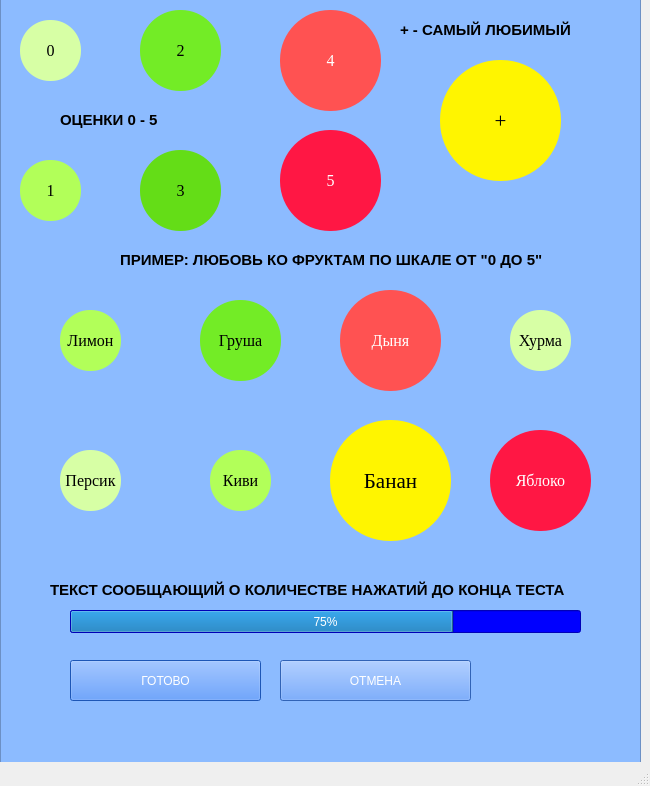
<?xml version="1.0" encoding="UTF-8"?>
<ui version="4.0">
 <class>MainWindow</class>
 <widget class="QMainWindow" name="MainWindow">
  <property name="enabled">
   <bool>true</bool>
  </property>
  <property name="geometry">
   <rect>
    <x>0</x>
    <y>0</y>
    <width>650</width>
    <height>786</height>
   </rect>
  </property>
  <property name="font">
   <font>
    <pointsize>12</pointsize>
   </font>
  </property>
  <property name="acceptDrops">
   <bool>false</bool>
  </property>
  <property name="windowTitle">
   <string>MainWindow</string>
  </property>
  <widget class="QWidget" name="centralwidget">
   <widget class="QFrame" name="frame">
    <property name="enabled">
     <bool>true</bool>
    </property>
    <property name="geometry">
     <rect>
      <x>0</x>
      <y>-20</y>
      <width>641</width>
      <height>811</height>
     </rect>
    </property>
    <property name="visible">
     <bool>true</bool>
    </property>
    <property name="styleSheet">
     <string notr="true">background-color: rgb(140, 187, 255);</string>
    </property>
    <property name="frameShape">
     <enum>QFrame::StyledPanel</enum>
    </property>
    <property name="frameShadow">
     <enum>QFrame::Raised</enum>
    </property>
    <property name="Geometry" stdset="0">
     <rect>
      <x>0</x>
      <y>0</y>
      <width>651</width>
      <height>621</height>
     </rect>
    </property>
    <widget class="QPushButton" name="adore_button">
     <property name="geometry">
      <rect>
       <x>280</x>
       <y>150</y>
       <width>101</width>
       <height>101</height>
      </rect>
     </property>
     <property name="font">
      <font>
       <family>Times New Roman</family>
       <pointsize>12</pointsize>
       <weight>50</weight>
       <italic>false</italic>
       <bold>false</bold>
      </font>
     </property>
     <property name="tabletTracking">
      <bool>false</bool>
     </property>
     <property name="styleSheet">
      <string notr="true">background-color: rgb(255, 23, 68);
color: rgb(255, 255, 255);
font: 12pt &quot;Times New Roman&quot;;
border-radius: 50px 50px;</string>
     </property>
     <property name="text">
      <string>5</string>
     </property>
    </widget>
    <widget class="QPushButton" name="cancel">
     <property name="geometry">
      <rect>
       <x>70</x>
       <y>680</y>
       <width>191</width>
       <height>41</height>
      </rect>
     </property>
     <property name="styleSheet">
      <string notr="true">color: rgb(255, 255, 255);
background-color: rgb(41, 121, 255);</string>
     </property>
     <property name="text">
      <string>ГОТОВО</string>
     </property>
    </widget>
    <widget class="QPushButton" name="Cancel">
     <property name="geometry">
      <rect>
       <x>280</x>
       <y>680</y>
       <width>191</width>
       <height>41</height>
      </rect>
     </property>
     <property name="styleSheet">
      <string notr="true">color: rgb(255, 255, 255);
background-color: rgb(68, 138, 255);
</string>
     </property>
     <property name="text">
      <string>ОТМЕНА</string>
     </property>
    </widget>
    <widget class="QProgressBar" name="progress">
     <property name="geometry">
      <rect>
       <x>70</x>
       <y>630</y>
       <width>511</width>
       <height>23</height>
      </rect>
     </property>
     <property name="styleSheet">
      <string notr="true">background: blue</string>
     </property>
     <property name="value">
      <number>75</number>
     </property>
    </widget>
    <widget class="QPushButton" name="usua_butto_0">
     <property name="geometry">
      <rect>
       <x>20</x>
       <y>40</y>
       <width>61</width>
       <height>61</height>
      </rect>
     </property>
     <property name="font">
      <font>
       <family>Times New Roman</family>
       <pointsize>12</pointsize>
       <weight>50</weight>
       <italic>false</italic>
       <bold>false</bold>
      </font>
     </property>
     <property name="tabletTracking">
      <bool>false</bool>
     </property>
     <property name="styleSheet">
      <string notr="true">background-color: rgb(215, 255, 165);
color: rgb(0, 0, 0);
font: 12pt &quot;Times New Roman&quot;;
border-radius: 30px 30px;</string>
     </property>
     <property name="text">
      <string>0</string>
     </property>
    </widget>
    <widget class="QPushButton" name="like_button_2">
     <property name="geometry">
      <rect>
       <x>140</x>
       <y>30</y>
       <width>81</width>
       <height>81</height>
      </rect>
     </property>
     <property name="font">
      <font>
       <family>Times New Roman</family>
       <pointsize>12</pointsize>
       <weight>50</weight>
       <italic>false</italic>
       <bold>false</bold>
      </font>
     </property>
     <property name="tabletTracking">
      <bool>false</bool>
     </property>
     <property name="styleSheet">
      <string notr="true">background-color: rgb(115, 236, 38);
color: rgb(0, 0, 0);
font: 12pt &quot;Times New Roman&quot;;
border-radius: 40px 40px;</string>
     </property>
     <property name="text">
      <string>2</string>
     </property>
    </widget>
    <widget class="QLabel" name="apple">
     <property name="geometry">
      <rect>
       <x>490</x>
       <y>660</y>
       <width>81</width>
       <height>101</height>
      </rect>
     </property>
     <property name="text">
      <string/>
     </property>
     <property name="pixmap">
      <pixmap>../../Downloads/apple.png</pixmap>
     </property>
    </widget>
    <widget class="QLabel" name="test_info">
     <property name="geometry">
      <rect>
       <x>50</x>
       <y>600</y>
       <width>551</width>
       <height>20</height>
      </rect>
     </property>
     <property name="font">
      <font>
       <family>Microsoft YaHei UI</family>
       <pointsize>11</pointsize>
       <weight>75</weight>
       <bold>true</bold>
      </font>
     </property>
     <property name="text">
      <string>ТЕКСТ СООБЩАЮЩИЙ О КОЛИЧЕСТВЕ НАЖАТИЙ ДО КОНЦА ТЕСТА</string>
     </property>
    </widget>
    <widget class="QPushButton" name="usua_button_1">
     <property name="geometry">
      <rect>
       <x>20</x>
       <y>180</y>
       <width>61</width>
       <height>61</height>
      </rect>
     </property>
     <property name="font">
      <font>
       <family>Times New Roman</family>
       <pointsize>12</pointsize>
       <weight>50</weight>
       <italic>false</italic>
       <bold>false</bold>
      </font>
     </property>
     <property name="tabletTracking">
      <bool>false</bool>
     </property>
     <property name="styleSheet">
      <string notr="true">background-color: rgb(178, 255, 89);
color: rgb(0, 0, 0);
font: 12pt &quot;Times New Roman&quot;;
border-radius: 30px 30px;</string>
     </property>
     <property name="text">
      <string>1</string>
     </property>
    </widget>
    <widget class="QPushButton" name="like_button_3">
     <property name="geometry">
      <rect>
       <x>140</x>
       <y>170</y>
       <width>81</width>
       <height>81</height>
      </rect>
     </property>
     <property name="font">
      <font>
       <family>Times New Roman</family>
       <pointsize>12</pointsize>
       <weight>50</weight>
       <italic>false</italic>
       <bold>false</bold>
      </font>
     </property>
     <property name="tabletTracking">
      <bool>false</bool>
     </property>
     <property name="styleSheet">
      <string notr="true">background-color: rgb(100, 221, 23);
color: rgb(0, 0, 0);
font: 12pt &quot;Times New Roman&quot;;
border-radius: 40px 40px;</string>
     </property>
     <property name="text">
      <string>3</string>
     </property>
    </widget>
    <widget class="QPushButton" name="adore_button_2">
     <property name="geometry">
      <rect>
       <x>280</x>
       <y>30</y>
       <width>101</width>
       <height>101</height>
      </rect>
     </property>
     <property name="font">
      <font>
       <family>Times New Roman</family>
       <pointsize>12</pointsize>
       <weight>50</weight>
       <italic>false</italic>
       <bold>false</bold>
      </font>
     </property>
     <property name="tabletTracking">
      <bool>false</bool>
     </property>
     <property name="styleSheet">
      <string notr="true">background-color: rgb(255, 82, 82);
color: rgb(255, 255, 255);
font: 12pt &quot;Times New Roman&quot;;
border-radius: 50px 50px;</string>
     </property>
     <property name="text">
      <string>4</string>
     </property>
    </widget>
    <widget class="QPushButton" name="favour_button_ex_2">
     <property name="geometry">
      <rect>
       <x>440</x>
       <y>80</y>
       <width>121</width>
       <height>121</height>
      </rect>
     </property>
     <property name="font">
      <font>
       <family>Times New Roman</family>
       <pointsize>16</pointsize>
       <weight>50</weight>
       <italic>false</italic>
       <bold>false</bold>
      </font>
     </property>
     <property name="tabletTracking">
      <bool>false</bool>
     </property>
     <property name="styleSheet">
      <string notr="true">background-color: rgb(255, 245, 0);
color: rgb(0, 0, 0);
font: 16pt &quot;Times New Roman&quot;;
border-radius: 60px 60px;</string>
     </property>
     <property name="text">
      <string>+</string>
     </property>
    </widget>
    <widget class="QLabel" name="test_info_2">
     <property name="geometry">
      <rect>
       <x>120</x>
       <y>270</y>
       <width>441</width>
       <height>20</height>
      </rect>
     </property>
     <property name="font">
      <font>
       <family>Microsoft YaHei UI</family>
       <pointsize>11</pointsize>
       <weight>75</weight>
       <bold>true</bold>
      </font>
     </property>
     <property name="text">
      <string>ПРИМЕР: ЛЮБОВЬ КО ФРУКТАМ ПО ШКАЛЕ ОТ &quot;0 ДО 5&quot;</string>
     </property>
    </widget>
    <widget class="QPushButton" name="favour_button_ex">
     <property name="geometry">
      <rect>
       <x>330</x>
       <y>440</y>
       <width>121</width>
       <height>121</height>
      </rect>
     </property>
     <property name="font">
      <font>
       <family>Times New Roman</family>
       <pointsize>16</pointsize>
       <weight>50</weight>
       <italic>false</italic>
       <bold>false</bold>
      </font>
     </property>
     <property name="tabletTracking">
      <bool>false</bool>
     </property>
     <property name="styleSheet">
      <string notr="true">background-color: rgb(255, 245, 0);
color: rgb(0, 0, 0);
font: 16pt &quot;Times New Roman&quot;;
border-radius: 60px 60px;</string>
     </property>
     <property name="text">
      <string>Банан</string>
     </property>
    </widget>
    <widget class="QPushButton" name="usua_button_ex4">
     <property name="geometry">
      <rect>
       <x>60</x>
       <y>330</y>
       <width>61</width>
       <height>61</height>
      </rect>
     </property>
     <property name="font">
      <font>
       <family>Times New Roman</family>
       <pointsize>12</pointsize>
       <weight>50</weight>
       <italic>false</italic>
       <bold>false</bold>
      </font>
     </property>
     <property name="tabletTracking">
      <bool>false</bool>
     </property>
     <property name="styleSheet">
      <string notr="true">background-color: rgb(178, 255, 89);
color: rgb(0, 0, 0);
font: 12pt &quot;Times New Roman&quot;;
border-radius: 30px 30px;</string>
     </property>
     <property name="text">
      <string>Лимон</string>
     </property>
    </widget>
    <widget class="QPushButton" name="usua_button_ex3">
     <property name="geometry">
      <rect>
       <x>210</x>
       <y>470</y>
       <width>61</width>
       <height>61</height>
      </rect>
     </property>
     <property name="font">
      <font>
       <family>Times New Roman</family>
       <pointsize>12</pointsize>
       <weight>50</weight>
       <italic>false</italic>
       <bold>false</bold>
      </font>
     </property>
     <property name="tabletTracking">
      <bool>false</bool>
     </property>
     <property name="styleSheet">
      <string notr="true">background-color: rgb(178, 255, 89);
color: rgb(0, 0, 0);
font: 12pt &quot;Times New Roman&quot;;
border-radius: 30px 30px;</string>
     </property>
     <property name="text">
      <string>Киви</string>
     </property>
    </widget>
    <widget class="QPushButton" name="usua_button_ex2">
     <property name="geometry">
      <rect>
       <x>510</x>
       <y>330</y>
       <width>61</width>
       <height>61</height>
      </rect>
     </property>
     <property name="font">
      <font>
       <family>Times New Roman</family>
       <pointsize>12</pointsize>
       <weight>50</weight>
       <italic>false</italic>
       <bold>false</bold>
      </font>
     </property>
     <property name="tabletTracking">
      <bool>false</bool>
     </property>
     <property name="styleSheet">
      <string notr="true">background-color: rgb(215, 255, 165);
color: rgb(0, 0, 0);
font: 12pt &quot;Times New Roman&quot;;
border-radius: 30px 30px;</string>
     </property>
     <property name="text">
      <string>Хурма</string>
     </property>
    </widget>
    <widget class="QPushButton" name="usua_button_ex1">
     <property name="geometry">
      <rect>
       <x>60</x>
       <y>470</y>
       <width>61</width>
       <height>61</height>
      </rect>
     </property>
     <property name="font">
      <font>
       <family>Times New Roman</family>
       <pointsize>12</pointsize>
       <weight>50</weight>
       <italic>false</italic>
       <bold>false</bold>
      </font>
     </property>
     <property name="tabletTracking">
      <bool>false</bool>
     </property>
     <property name="styleSheet">
      <string notr="true">background-color: rgb(215, 255, 165);
color: rgb(0, 0, 0);
font: 12pt &quot;Times New Roman&quot;;
border-radius: 30px 30px;</string>
     </property>
     <property name="text">
      <string>Персик</string>
     </property>
    </widget>
    <widget class="QPushButton" name="adore_button_12">
     <property name="geometry">
      <rect>
       <x>490</x>
       <y>450</y>
       <width>101</width>
       <height>101</height>
      </rect>
     </property>
     <property name="font">
      <font>
       <family>Times New Roman</family>
       <pointsize>12</pointsize>
       <weight>50</weight>
       <italic>false</italic>
       <bold>false</bold>
      </font>
     </property>
     <property name="tabletTracking">
      <bool>false</bool>
     </property>
     <property name="styleSheet">
      <string notr="true">background-color: rgb(255, 23, 68);
color: rgb(255, 255, 255);
font: 12pt &quot;Times New Roman&quot;;
border-radius: 50px 50px;</string>
     </property>
     <property name="text">
      <string>Яблоко</string>
     </property>
    </widget>
    <widget class="QPushButton" name="adore_button_13">
     <property name="geometry">
      <rect>
       <x>340</x>
       <y>310</y>
       <width>101</width>
       <height>101</height>
      </rect>
     </property>
     <property name="font">
      <font>
       <family>Times New Roman</family>
       <pointsize>12</pointsize>
       <weight>50</weight>
       <italic>false</italic>
       <bold>false</bold>
      </font>
     </property>
     <property name="tabletTracking">
      <bool>false</bool>
     </property>
     <property name="styleSheet">
      <string notr="true">background-color: rgb(255, 82, 82);
color: rgb(255, 255, 255);
font: 12pt &quot;Times New Roman&quot;;
border-radius: 50px 50px;</string>
     </property>
     <property name="text">
      <string>Дыня</string>
     </property>
    </widget>
    <widget class="QPushButton" name="like_button_ex4">
     <property name="geometry">
      <rect>
       <x>200</x>
       <y>320</y>
       <width>81</width>
       <height>81</height>
      </rect>
     </property>
     <property name="font">
      <font>
       <family>Times New Roman</family>
       <pointsize>12</pointsize>
       <weight>50</weight>
       <italic>false</italic>
       <bold>false</bold>
      </font>
     </property>
     <property name="tabletTracking">
      <bool>false</bool>
     </property>
     <property name="styleSheet">
      <string notr="true">background-color: rgb(115, 236, 38);
color: rgb(0, 0, 0);
font: 12pt &quot;Times New Roman&quot;;
border-radius: 40px 40px;</string>
     </property>
     <property name="text">
      <string>Груша</string>
     </property>
    </widget>
    <widget class="QLabel" name="test_marks">
     <property name="geometry">
      <rect>
       <x>60</x>
       <y>130</y>
       <width>201</width>
       <height>20</height>
      </rect>
     </property>
     <property name="font">
      <font>
       <family>Microsoft YaHei UI</family>
       <pointsize>11</pointsize>
       <weight>75</weight>
       <bold>true</bold>
      </font>
     </property>
     <property name="text">
      <string>ОЦЕНКИ 0 - 5 </string>
     </property>
    </widget>
    <widget class="QLabel" name="test_favour_mark">
     <property name="geometry">
      <rect>
       <x>400</x>
       <y>40</y>
       <width>201</width>
       <height>20</height>
      </rect>
     </property>
     <property name="font">
      <font>
       <family>Microsoft YaHei UI</family>
       <pointsize>11</pointsize>
       <weight>75</weight>
       <bold>true</bold>
      </font>
     </property>
     <property name="text">
      <string>+ - САМЫЙ ЛЮБИМЫЙ</string>
     </property>
    </widget>
    <zorder>like_button_ex4</zorder>
    <zorder>cancel</zorder>
    <zorder>Cancel</zorder>
    <zorder>usua_butto_0</zorder>
    <zorder>like_button_2</zorder>
    <zorder>adore_button</zorder>
    <zorder>apple</zorder>
    <zorder>progress</zorder>
    <zorder>test_info</zorder>
    <zorder>usua_button_1</zorder>
    <zorder>like_button_3</zorder>
    <zorder>adore_button_2</zorder>
    <zorder>favour_button_ex_2</zorder>
    <zorder>test_info_2</zorder>
    <zorder>favour_button_ex</zorder>
    <zorder>usua_button_ex4</zorder>
    <zorder>usua_button_ex3</zorder>
    <zorder>usua_button_ex2</zorder>
    <zorder>usua_button_ex1</zorder>
    <zorder>adore_button_12</zorder>
    <zorder>adore_button_13</zorder>
    <zorder>test_marks</zorder>
    <zorder>test_favour_mark</zorder>
   </widget>
  </widget>
  <widget class="QMenuBar" name="menubar">
   <property name="geometry">
    <rect>
     <x>0</x>
     <y>0</y>
     <width>650</width>
     <height>21</height>
    </rect>
   </property>
  </widget>
  <widget class="QStatusBar" name="statusbar"/>
 </widget>
 <resources/>
 <connections/>
</ui>
